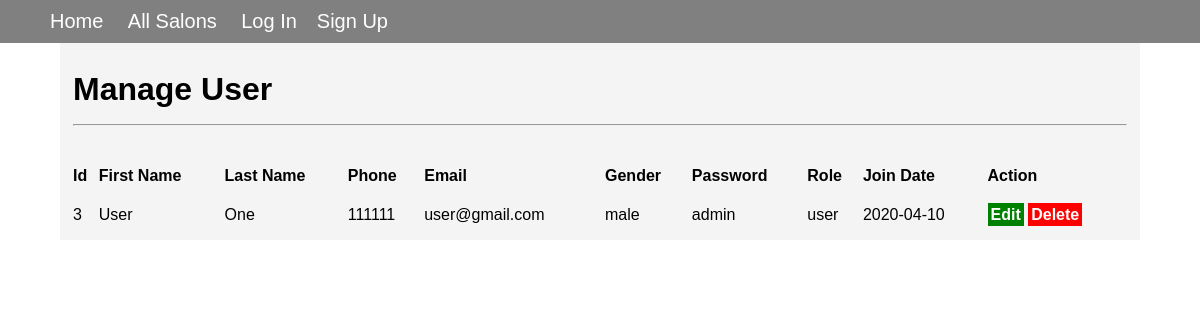
The app's page /super_admin/user_manage.php with its own data.
### tables this page shows
CREATE TABLE `tbl_user` (
  `user_id` int(11) NOT NULL,
  `first_name` varchar(100) NOT NULL,
  `last_name` varchar(100) NOT NULL,
  `phone` varchar(15) NOT NULL,
  `email` varchar(100) NOT NULL,
  `profile_image` varchar(255) NOT NULL,
  `gender` varchar(6) NOT NULL,
  `password` varchar(100) NOT NULL,
  `role` varchar(20) NOT NULL DEFAULT 'user',
  `join_date` date NOT NULL
);

### super_admin/user_manage.php (the view, shortened to what this page needs)
<!DOCTYPE html>
<html>
<head>
    <link rel="stylesheet" href="../include_files/mystyle.css">
</head>
<body>
    <?php include_once "../navigation.php"; ?>
        <table border="0">
            <tr>
                <td colspan="20"><h1>Manage User</h1><hr><br></td>
            </tr>
            <tr>
                <td><strong>Id</strong></td>
                <td><strong>First Name</strong></td>
                <td><strong>Last Name</strong></td>
                <td><strong>Phone</strong></td>
                <td><strong>Email</strong></td>
                <td><strong>Gender</strong></td>
                <td><strong>Password</strong></td>
                <td><strong>Role</strong></td>
                <td><strong>Join Date</strong></td>
                <td><strong>Action</strong></td>
            </tr>
            <?php
                require_once '../database_connection.php';
                $sql = "SELECT * FROM tbl_user WHERE role = 'user'";
                $stmt = $conn->prepare($sql);
                $stmt->execute();
                if ($stmt->rowCount() > 0) {
                    while ($row = $stmt->fetch(PDO::FETCH_ASSOC)) {
                        echo "<tr>";
                        echo "<td>".$row['user_id']."</td>";
                        echo "<td>".$row['first_name']."</td>";
                        echo "<td>".$row['last_name']."</td>";
                        echo "<td>".$row['phone']."</td>";
                        echo "<td>".$row['email']."</td>";
                        echo "<td>".$row['gender']."</td>";
                        echo "<td>".$row['password']."</td>";
                        echo "<td>".$row['role']."</td>";
                        echo "<td>".$row['join_date']."</td>";
                        echo "<td>
                                <a class='edit' href='user_edit.php?id=".$row['user_id']."'>Edit</a>
                                <a class='delete' href='user_delete.php?id=".$row['user_id']."'>Delete</a>
                            </td>";
                        echo "</tr>";
                    }
                } else {
                    echo '<tr>';
                        echo '<td><h2>No User Found</h2></td>';
                    echo '</tr>';
            }
            ?>
        </table>
</body>
</html>

### include_files/mystyle.css (style rules this page uses)
body { font-family: sans-serif; margin: 0; }
* { box-sizing: border-box; }

### super_admin/user_manage.php (style rules this page uses)
table { padding: 10px; background-color: #d3d3d340; width: 90%; margin: 0 auto; line-height: 25px; }
.edit { background-color: green; color: white; font-weight: bold; padding: 3px; text-decoration: none; }
.delete { background-color: red; color: white; font-weight: bold; padding: 3px; text-decoration: none; }

### records on screen
tbl_user: user_id "3", first_name "User", last_name "One", phone "111111", email "user@gmail.com", gender "male", password "admin", role "user", join_date "2020-04-10"
